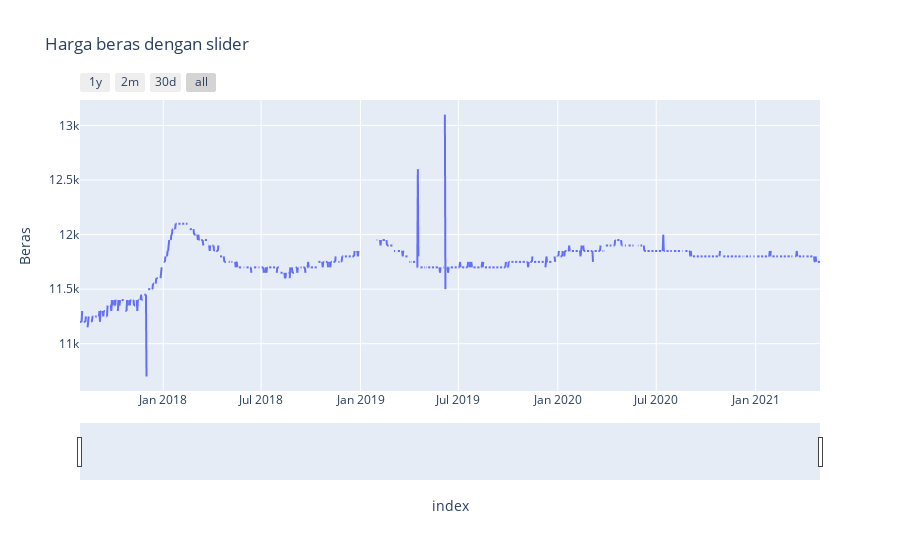

Notebook source saved alongside this figure:
### Markdown cell above
## Beras

### Code cell
import plotly.express as px

fig = px.line(data, x = data.index, y = 'Beras', title = 'Harga beras dengan slider')
fig.update_xaxes(rangeslider_visible=True,
                rangeselector=dict(
                    buttons=list([
                        dict(count=1, label='1y', step = 'year', stepmode='todate'),
                        dict(count=6, label='2m', step = 'month', stepmode='backward'),
                        dict(count=30, label='30d', step = 'day', stepmode='backward'),
                        dict(step='all')
                ])))
fig.show()

### Figure 1 — Plotly figure (JSON) as saved in the notebook; plotly's stock layout.template omitted (floating-point values rounded to 4 significant figures; data arrays with more than 128 entries replaced by an {"elided": "..."} marker saying what was removed)
{"data": [{"hovertemplate": "index=%{x}<br>Beras=%{y}<extra></extra>", "legendgroup": "", "line": {"color": "#636efa", "dash": "solid"}, "mode": "lines", "name": "", "showlegend": false, "type": "scattergl", "x": {"elided": "1370 str values"}, "xaxis": "x", "y": {"elided": "1370 int values"}, "yaxis": "y"}], "layout": {"legend": {"tracegroupgap": 0}, "title": {"text": "Harga beras dengan slider"}, "xaxis": {"anchor": "y", "domain": [0, 1], "rangeselector": {"buttons": [{"count": 1, "label": "1y", "step": "year", "stepmode": "todate"}, {"count": 6, "label": "2m", "step": "month", "stepmode": "backward"}, {"count": 30, "label": "30d", "step": "day", "stepmode": "backward"}, {"step": "all"}]}, "rangeslider": {"visible": true}, "title": {"text": "index"}}, "yaxis": {"anchor": "x", "domain": [0, 1], "title": {"text": "Beras"}}}}
